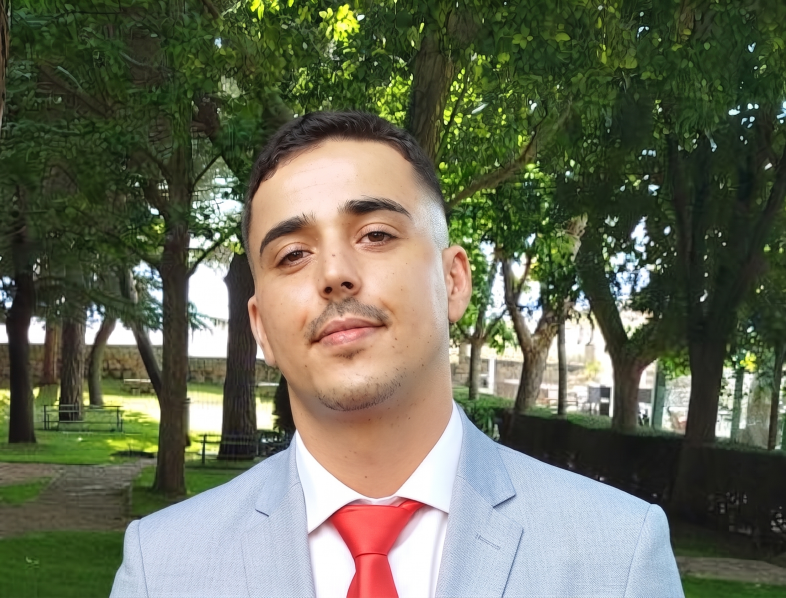
#> input picture imagenes/hamza3.jpg, 2358 x 1792 px (shown at 1/3 size)
$ python generate_cv_pdf.py
#> lines starting #> are read from the running program, lines starting #| are printed output that depends on the picture
import os
import sys
from PIL import Image, ImageDraw
from reportlab.lib.pagesizes import A4
from reportlab.pdfgen import canvas
from reportlab.lib.colors import HexColor
from reportlab.lib.utils import simpleSplit

# 1. Process hamza3.jpg into high-res circular photo with anti-aliasing
def prepare_circular_photo():
    src_path = 'imagenes/hamza3.jpg'
    out_path = 'imagenes/hamza3_circular.png'

    im = Image.open(src_path).convert("RGBA")
    w, h = im.size
#> w = 2358; h = 1792
    crop_size = min(w, h)
#> crop_size = 1792
    left = (w - crop_size) // 2
#> left = 283
    top = 0
    cropped = im.crop((left, top, left + crop_size, top + crop_size))
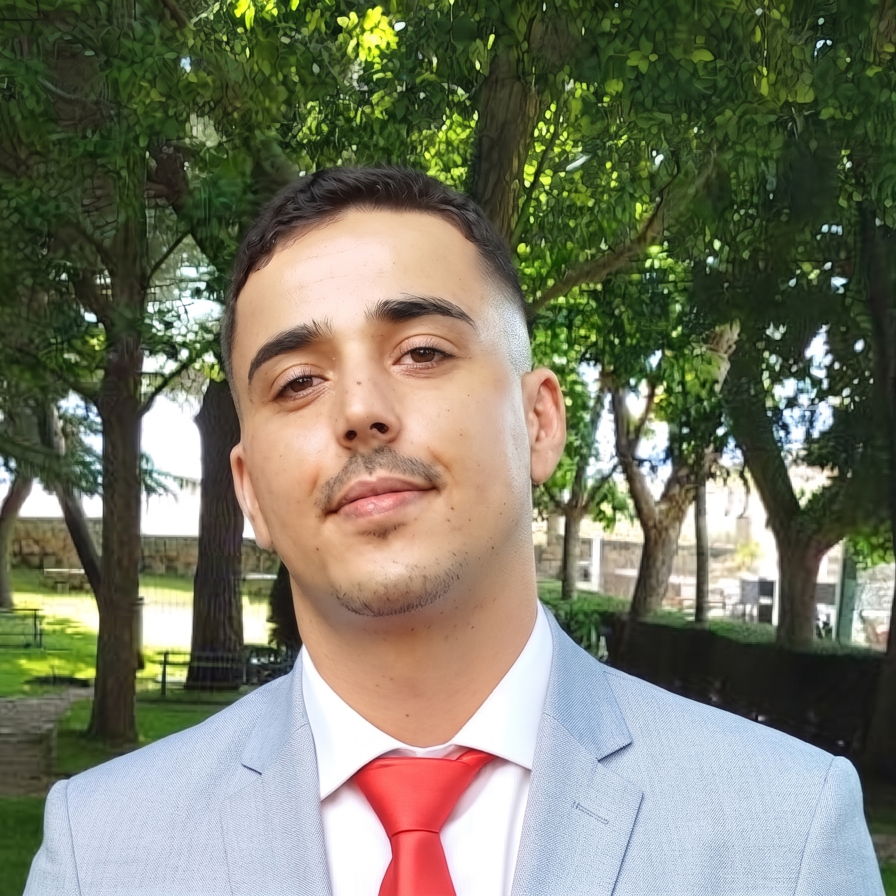
#> cropped: PIL image 1792x1792 RGBA (shown at 1/2 size); mean R, G, B, A 120.3, 120.6, 101.2, 255

    # Scale to high resolution 800x800
    target_size = 800
    cropped = cropped.resize((target_size, target_size), Image.Resampling.LANCZOS)
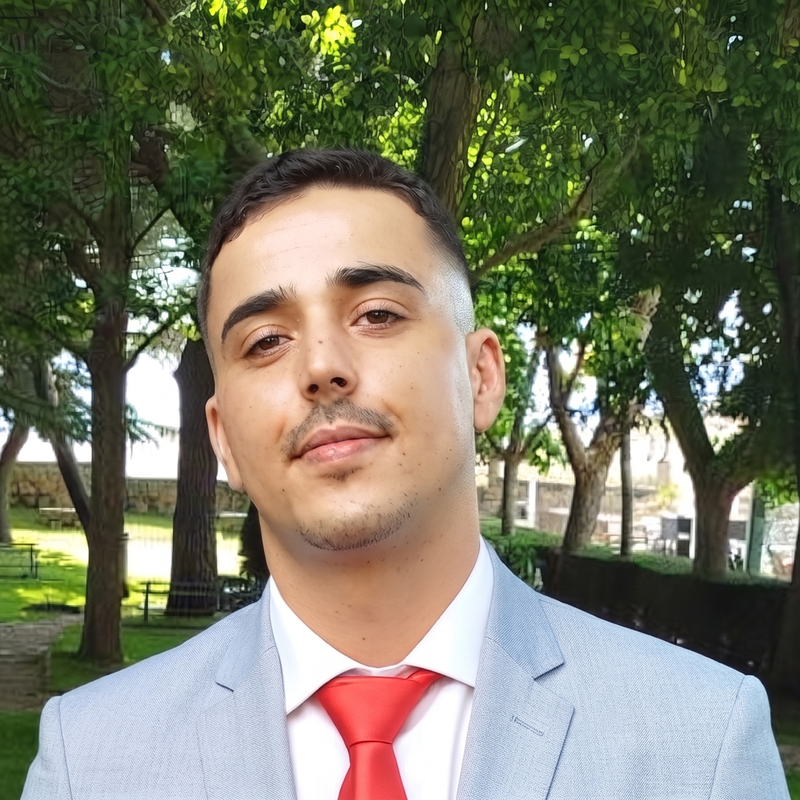
#> cropped: PIL image 800x800 RGBA; mean R, G, B, A 120.3, 120.6, 101.2, 255

    # Create circular mask
    mask = Image.new('L', (target_size, target_size), 0)
#> mask: PIL image 800x800 L; every value is 0
    draw = ImageDraw.Draw(mask)
    draw.ellipse((0, 0, target_size, target_size), fill=255)

    # Apply mask
    output = Image.new('RGBA', (target_size, target_size), (0, 0, 0, 0))
#> output: PIL image 800x800 RGBA; every value is 0
    output.paste(cropped, (0, 0), mask=mask)
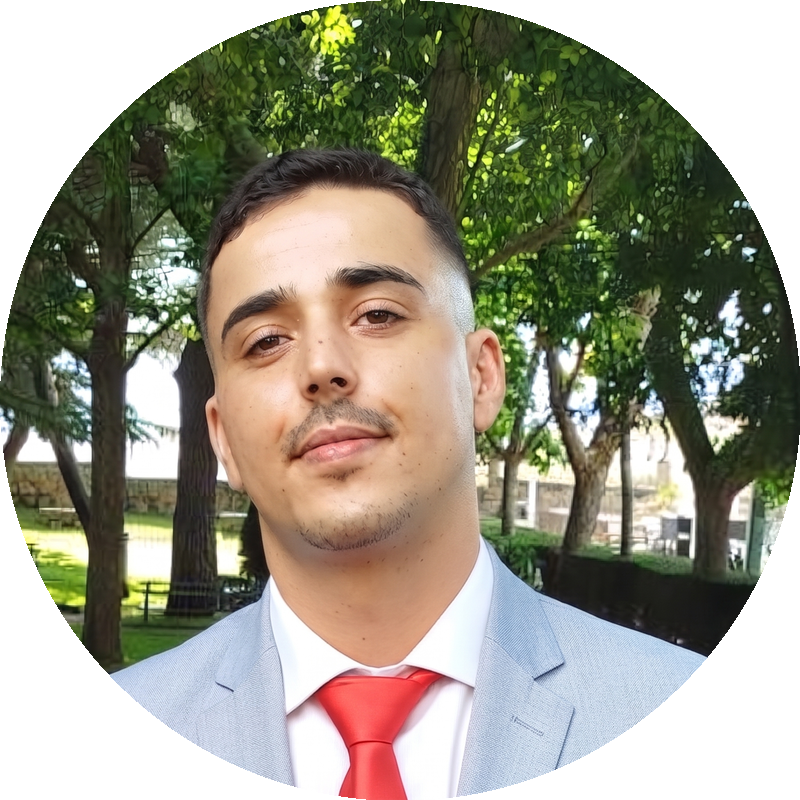
#> output: PIL image 800x800 RGBA; mean R, G, B, A 100.1, 97.3, 81.2, 200.7; transparent parts drawn white
    output.save(out_path, format="PNG")
    return out_path

def build_pdf(out_pdf_path):
    photo_path = prepare_circular_photo()

    # Page size: A4
#> (the run stopped early here; a loop or call above may not have finished)

$ run again, with imagenes/hamza.jpg copied over imagenes/hamza3.jpg
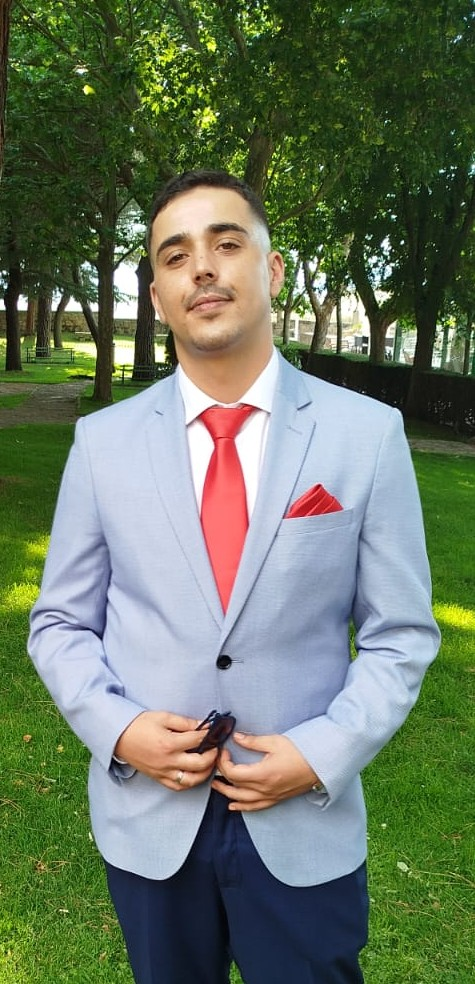
#> input picture imagenes/hamza.jpg, 475 x 984 px
#> in prepare_circular_photo, `cropped = im.crop((left, top, left + crop_size, top + crop_size))`:
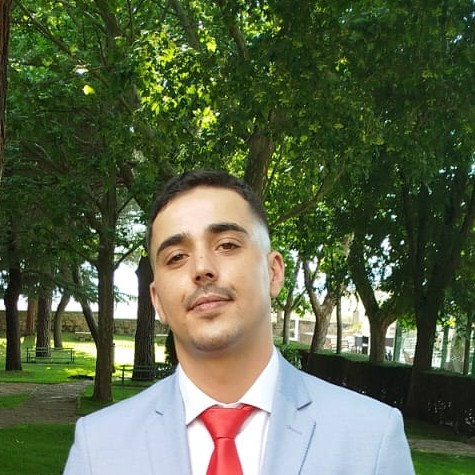
#> cropped: PIL image 475x475 RGBA; mean R, G, B, A 90.3, 100.8, 71.8, 255
#> mask: PIL image 800x800 L; every value is 0
#> in prepare_circular_photo, `output.paste(cropped, (0, 0), mask=mask)`:
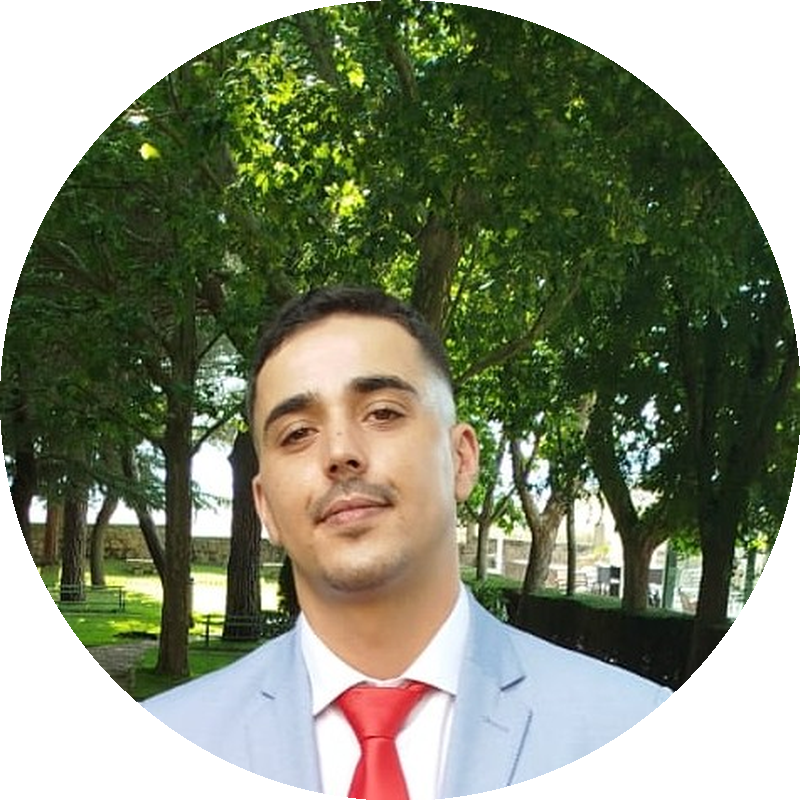
#> output: PIL image 800x800 RGBA; mean R, G, B, A 75.4, 81.3, 58.8, 200.7; transparent parts drawn white
